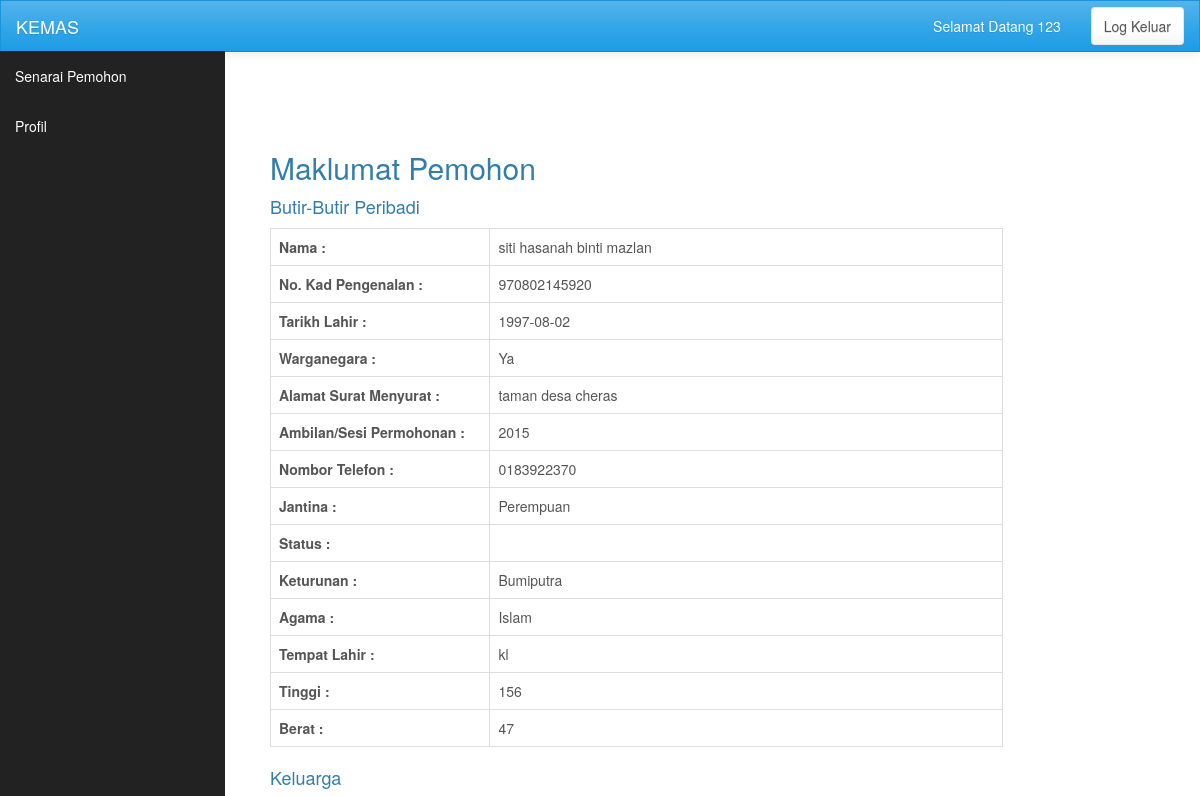
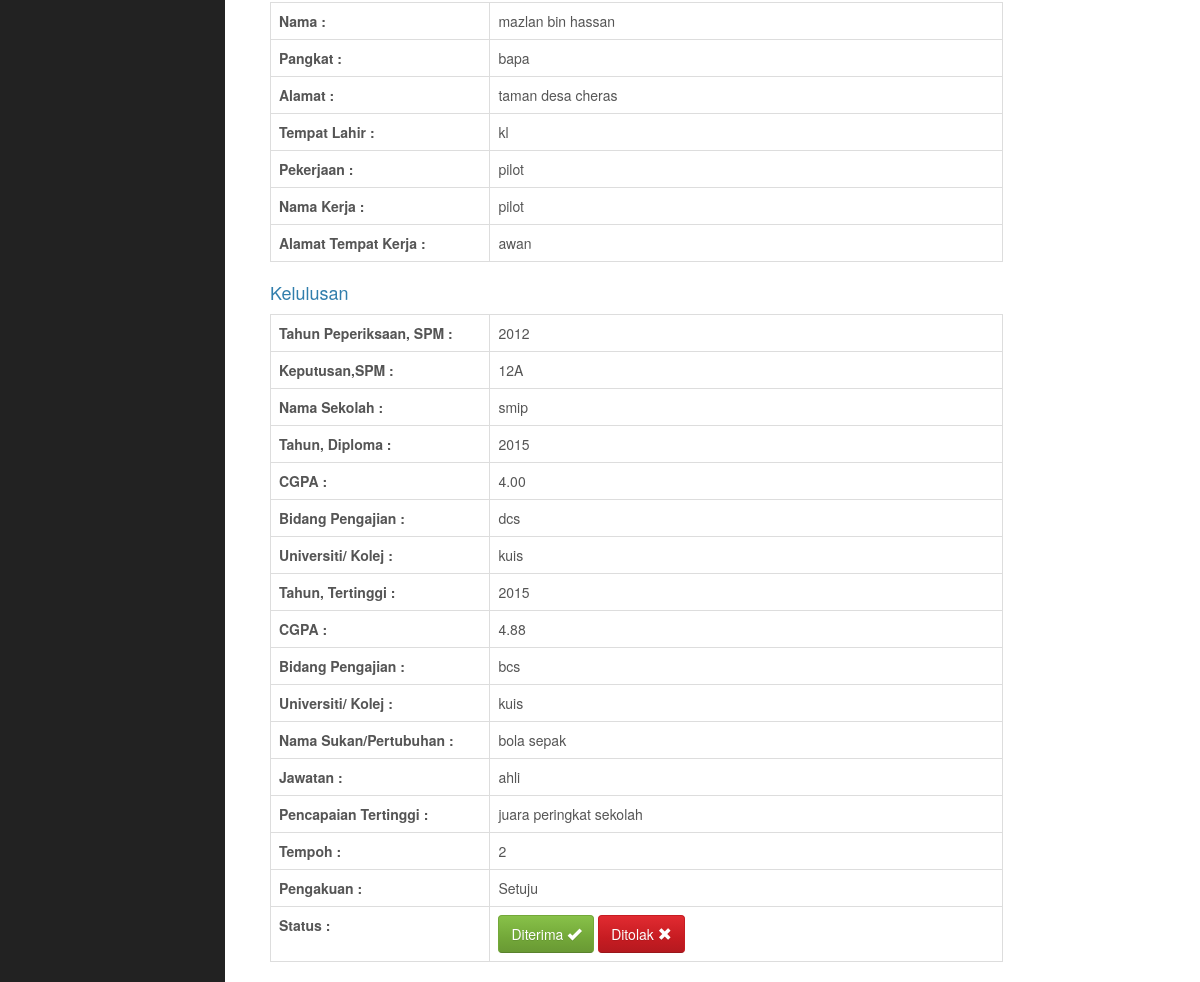
/view_admin.php?id=siti hasanah binti mazlan (signed in), run on the app's committed database (2 pictures, top to bottom).
### tables this page shows
CREATE TABLE `permohonan` (
  `id` int(1) NOT NULL,
  `username` varchar(255) NOT NULL,
  `nama` varchar(255) DEFAULT NULL,
  `no_kp` varchar(255) DEFAULT NULL,
  `tarikhlahir` date DEFAULT NULL,
  `warganegara` varchar(255) DEFAULT NULL,
  `alamat` varchar(255) DEFAULT NULL,
  `ambilan` varchar(255) DEFAULT NULL,
  `notel` varchar(255) DEFAULT NULL,
  `jantina` varchar(255) DEFAULT NULL,
  `status` varchar(255) DEFAULT NULL,
  `keturunan` varchar(255) DEFAULT NULL,
  `agama` varchar(255) DEFAULT NULL,
  `tempatlahir` varchar(255) DEFAULT NULL,
  `tinggi` varchar(255) DEFAULT NULL,
  `berat` varchar(255) DEFAULT NULL,
  `nama_keluarga` varchar(255) DEFAULT NULL,
  `pangkat` varchar(255) DEFAULT NULL,
  `alamat_keluarga` varchar(255) DEFAULT NULL,
  `tempatlahir_keluarga` varchar(255) DEFAULT NULL,
  `pekerjaan` varchar(255) DEFAULT NULL,
  `namakerja` varchar(255) DEFAULT NULL,
  `alamatkerja` varchar(255) DEFAULT NULL,
  `tahun_spm` varchar(255) DEFAULT NULL,
  `keputusan_spm` varchar(255) DEFAULT NULL,
  `namasek_spm` varchar(255) DEFAULT NULL,
  `tahun_dip` varchar(255) DEFAULT NULL,
  `cgpa_dip` varchar(255) DEFAULT NULL,
  `bidang_dip` varchar(255) DEFAULT NULL,
  `universiti_dip` varchar(255) DEFAULT NULL,
  `tahun_tinggi` varchar(255) DEFAULT NULL,
  `cgpa_tinggi` varchar(255) DEFAULT NULL,
  `bidang_tinggi` varchar(255) DEFAULT NULL,
  `universiti_tinggi` varchar(255) DEFAULT NULL,
  `nama_sukan` varchar(255) DEFAULT NULL,
  `jawatan` varchar(255) DEFAULT NULL,
  `pencapaian` varchar(255) DEFAULT NULL,
  `tempoh` varchar(255) DEFAULT NULL,
  `syarat` varchar(255) DEFAULT NULL,
  `status_admin` varchar(255) DEFAULT 'Dalam proses',
  `iv_date` varchar(255) DEFAULT NULL
);

### view_admin.php (the view, shortened to what this page needs)
<?php
$id = $_GET['id'];
include "inc/dbconn.php";
$view = "SELECT * FROM permohonan WHERE nama = '$id' ";
$run = mysqli_query($db, $view);
$row = mysqli_fetch_assoc($run);
include "inc/header.php";
include "inc/nav_app.php";
?>
	<div id="wrapper">
		<div class="content">
			<div class="col-md-10">
				<h2>Maklumat Pemohon</h2>
				<table class="table table-bordered table-hover">
					<tbody>
						<h4>Butir-Butir Peribadi</h4>
						<tr>
							<th width="30%">Nama :</th>
							<td>
								<?php echo $row['nama']?>
							</td>
						</tr>
						<tr>
							<th>No. Kad Pengenalan : </th>
							<td>
								<?php echo $row['no_kp']?>
							</td>
						</tr>
						<tr>
							<th>Tarikh Lahir : </th>
							<td>
								<?php echo $row['tarikhlahir']?>
							</td>
						</tr>
						<tr>
							<th>Warganegara : </th>
							<td>
								<?php echo $row['warganegara']?>
							</td>
						</tr>
						<tr>
							<th>Alamat Surat Menyurat : </th>
							<td>
								<?php echo $row['alamat']?>
							</td>
						</tr>
						<tr>
							<th>Ambilan/Sesi Permohonan : </th>
							<td>
								<?php echo $row['ambilan']?>
							</td>
						</tr>
						<tr>
							<th>Nombor Telefon : </th>
							<td>
								<?php echo $row['notel']?>
							</td>
						</tr>
						<tr>
							<th>Jantina : </th>
							<td>
								<?php echo $row['jantina']?>
							</td>
						</tr>
						<tr>
							<th>Status : </th>
							<td>
							</td>
						</tr>
						<tr>
							<th>Keturunan : </th>
							<td>
								<?php echo $row['keturunan']?>
							</td>
						</tr>
						<tr>
							<th>Agama : </th>
							<td>
								<?php echo $row['agama']?>
							</td>
						</tr>
						<tr>
							<th>Tempat Lahir : </th>
							<td>
								<?php echo $row['tempatlahir']?>
							</td>
						</tr>
						<tr>
							<th>Tinggi : </th>
							<td>
								<?php echo $row['tinggi']?>
							</td>
						</tr>
						<tr>
							<th>Berat : </th>
							<td>
								<?php echo $row['berat']?>
							</td>
						</tr>
					</tbody>
				</table>
				<table class="table table-bordered table-hover">
					<tbody>
						<h4>Keluarga</h4>
						<tr>
							<th width="30%">Nama : </th>
							<td>
								<?php echo $row['nama_keluarga']?>
							</td>
						</tr>
						<tr>
							<th>Pangkat : </th>
							<td>
								<?php echo $row['pangkat']?>
							</td>
						</tr>
						<tr>
							<th>Alamat : </th>
							<td>
								<?php echo $row['alamat_keluarga']?>
							</td>
						</tr>
						<tr>
							<th>Tempat Lahir : </th>
							<td>
								<?php echo $row['tempatlahir_keluarga']?>
							</td>
						</tr>
						<tr>
							<th>Pekerjaan : </th>
							<td>
								<?php echo $row['pekerjaan']?>
							</td>
						</tr>
						<tr>
							<th>Nama Kerja : </th>
							<td>
								<?php echo $row['namakerja']?>
							</td>
						</tr>
						<tr>
							<th>Alamat Tempat Kerja : </th>
							<td>
								<?php echo $row['alamatkerja']?>
							</td>
						</tr>
					</tbody>
				</table>
				<table class="table table-bordered table-hover">
					<tbody>
						<h4>Kelulusan</h4>
						<tr>
							<th width="30%">Tahun Peperiksaan, SPM : </th>
							<td>
								<?php echo $row['tahun_spm']?>
							</td>
						</tr>
						<tr>
							<th>Keputusan,SPM : </th>
							<td>
								<?php echo $row['keputusan_spm']?>
							</td>
						</tr>
						<tr>
							<th>Nama Sekolah : </th>
							<td>
								<?php echo $row['namasek_spm']?>
							</td>
						</tr>
						<tr>
							<th>Tahun, Diploma : </th>
							<td>
								<?php echo $row['tahun_dip']?>
							</td>
						</tr>
						<tr>
							<th>CGPA : </th>
							<td>
								<?php echo $row['cgpa_dip']?>
							</td>
						</tr>
						<tr>
							<th>Bidang Pengajian : </th>
							<td>
								<?php echo $row['bidang_dip']?>
							</td>
						</tr>
						<tr>
							<th>Universiti/ Kolej : </th>
							<td>
								<?php echo $row['universiti_dip']?>
							</td>
						</tr>
						<tr>
							<th>Tahun, Tertinggi : </th>
							<td>
								<?php echo $row['tahun_tinggi']?>
							</td>
						</tr>
						<tr>
							<th>CGPA : </th>
							<td>
								<?php echo $row['cgpa_tinggi']?>
							</td>
						</tr>
						<tr>
							<th>Bidang Pengajian : </th>
							<td>
								<?php echo $row['bidang_tinggi']?>
							</td>
						</tr>
						<tr>
							<th>Universiti/ Kolej : </th>
							<td>
								<?php echo $row['universiti_tinggi']?>
							</td>
						</tr>
						<tr>
							<th>Nama Sukan/Pertubuhan : </th>
							<td>
								<?php echo $row['nama_sukan']?>
							</td>
						</tr>
						<tr>
							<th>Jawatan : </th>
							<td>
								<?php echo $row['jawatan']?>
							</td>
						</tr>
						<tr>
							<th>Pencapaian Tertinggi : </th>
							<td>
								<?php echo $row['pencapaian']?>
							</td>
						</tr>
						<tr>
							<th>Tempoh : </th>
							<td>
								<?php echo $row['tempoh']?>
							</td>
						</tr>
						<tr>
							<th>Pengakuan : </th>
							<td>
								<?php echo $row['syarat']?>
							</td>
						</tr>
						<tr>
							<th>Status : </th>
							<td>
								<form class="form-inline" action="" method="POST">
									<button class="btn btn-success" name="status" value="Diterima">
									Diterima
										<span class="glyphicon glyphicon-ok"></span>
									</button>
									<button class="btn btn-danger" name="status" value="Ditolak">
										Ditolak
										<span class="glyphicon glyphicon-remove"></span>
									</button>
								</form>
							</td>
						</tr>
					</tbody>
				</table>
			</div>
		</div>

### css/app.css (style rules this page uses)
html, body { height: 100%; }
#wrapper { padding: 100px 0px 100px 225px; }
.content { padding: 30px; }

### data on the page
permohonan: nama "siti hasanah binti mazlan", no_kp "970802145920", tarikhlahir "1997-08-02", warganegara "Ya", alamat "taman desa cheras", ambilan "2015", notel "0183922370", jantina "Perempuan", keturunan "Bumiputra", agama "Islam", tempatlahir "kl", tinggi "156", berat "47", nama_keluarga "mazlan bin hassan", pangkat "bapa", alamat_keluarga "taman desa cheras", tempatlahir_keluarga "kl", pekerjaan "pilot", namakerja "pilot", alamatkerja "awan", tahun_spm "2012", keputusan_spm "12A", namasek_spm "smip", tahun_dip "2015", cgpa_dip "4.00", bidang_dip "dcs", universiti_dip "kuis", tahun_tinggi "2015", cgpa_tinggi "4.88", bidang_tinggi "bcs", universiti_tinggi "kuis", nama_sukan "bola sepak", jawatan "ahli", pencapaian "juara peringkat sekolah", tempoh "2", syarat "Setuju"

### other printed values
$_SESSION['id_admin'] "123"
